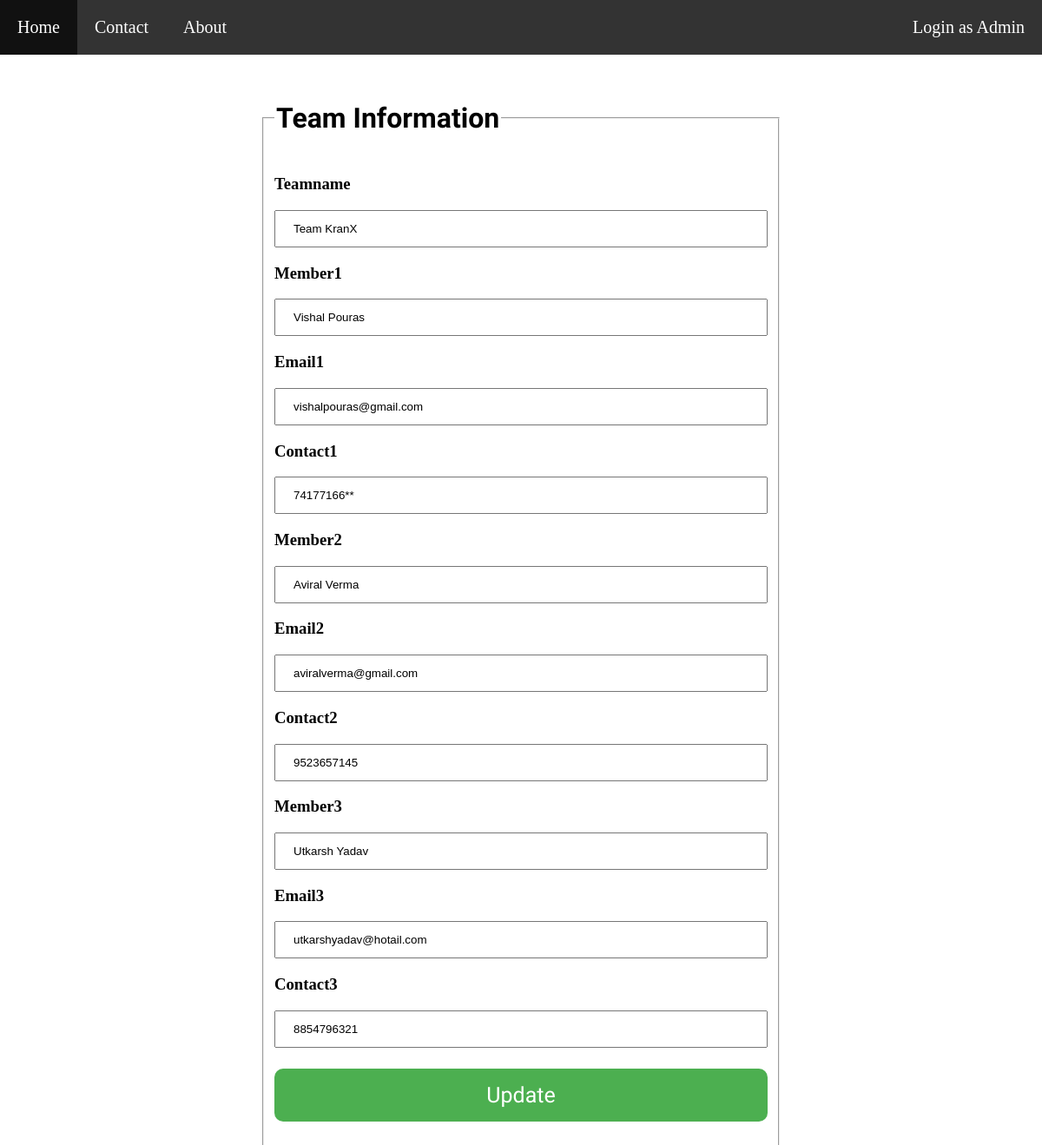
Page /adminpage/teams/update/1 on the earlier database version.
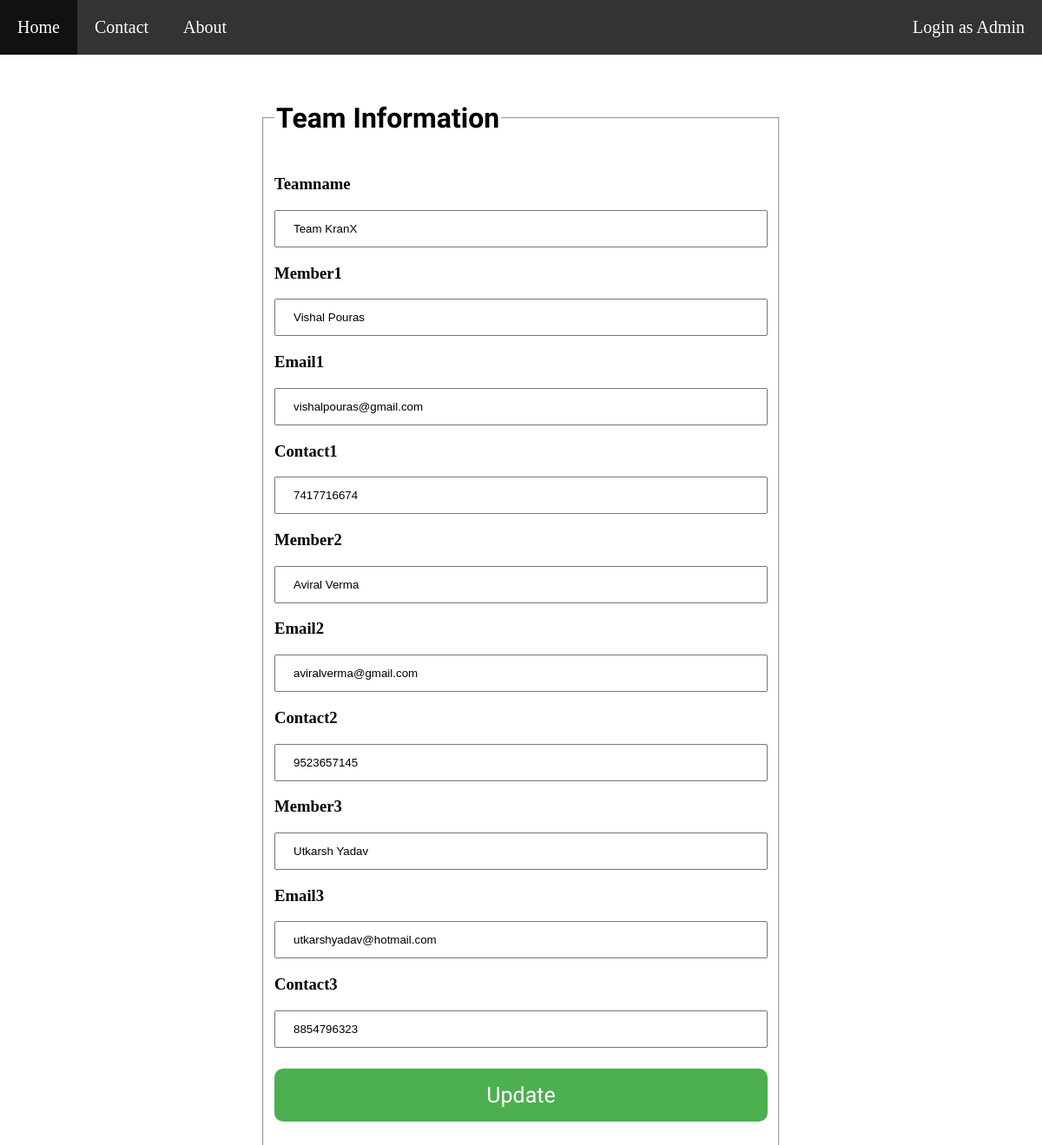
Same page on the later database version.
### team/models.py (models this page shows, shortened)
class Team(models.Model):
    teamname = models.CharField(max_length=20)          # Team Name
    member1 = models.CharField(max_length=50)           # Name of 1st member
    email1 = models.EmailField()                        # Email-id of 1st member
    contact1 = models.CharField(max_length=10)          # Contact number of 1st member
    member2 = models.CharField(max_length=50)           # Name of 2nd member
    email2 = models.EmailField()                        # Email-id of 2nd member
    contact2 = models.CharField(max_length=10)          # Contact number of 2nd member
    member3 = models.CharField(max_length=50)           # Name of 3rd member
    email3 = models.EmailField()                        # Email-id of 3rd member
    contact3 = models.CharField(max_length=10)          # Contact number of 3rd member

### team/views.py (the view)
# urls.py: url(r'^adminpage/teams/update/(?P<pk>[0-9]+)$', views.TeamUpdate.as_view(), name='team-update'),
class TeamUpdate(UpdateView):
    model = Team
    fields = ['teamname', 'member1', 'email1', 'contact1', 'member2', 'email2', 'contact2', 'member3', 'email3', 'contact3']
    template_name_suffix = '_update_form'
    success_url = reverse_lazy('team-list')

### templates/team/team_update_form.html (shortened to what this page needs)
{% extends 'team/base.html' %}
{% block body %}
<form class="login update" action="" method="post">
    <fieldset>
        <legend><h1>Team Information</h1></legend>
        <h3>Teamname</h3>{{ form.teamname }}
        <h3>Member1</h3>{{ form.member1 }}
        <h3>Email1</h3>{{ form.email1 }}
        <h3>Contact1</h3>{{ form.contact1 }}
        <h3>Member2</h3>{{ form.member2 }}
        <h3>Email2</h3>{{ form.email2 }}
        <h3>Contact2</h3>{{ form.contact2 }}
        <h3>Member3</h3>{{ form.member3 }}
        <h3>Email3</h3>{{ form.email3 }}
        <h3>Contact3</h3>{{ form.contact3 }}
    <input type="submit" value="Update">
    </fieldset>
</form>
{% endblock %}

Differences in the rows shown:
changed Team "Team KranX": contact1 "74177166**" → "7417716674"; email3 "utkarshyadav@hotail.com" → "utkarshyadav@hotmail.com"; contact3 "8854796321" → "8854796323"
